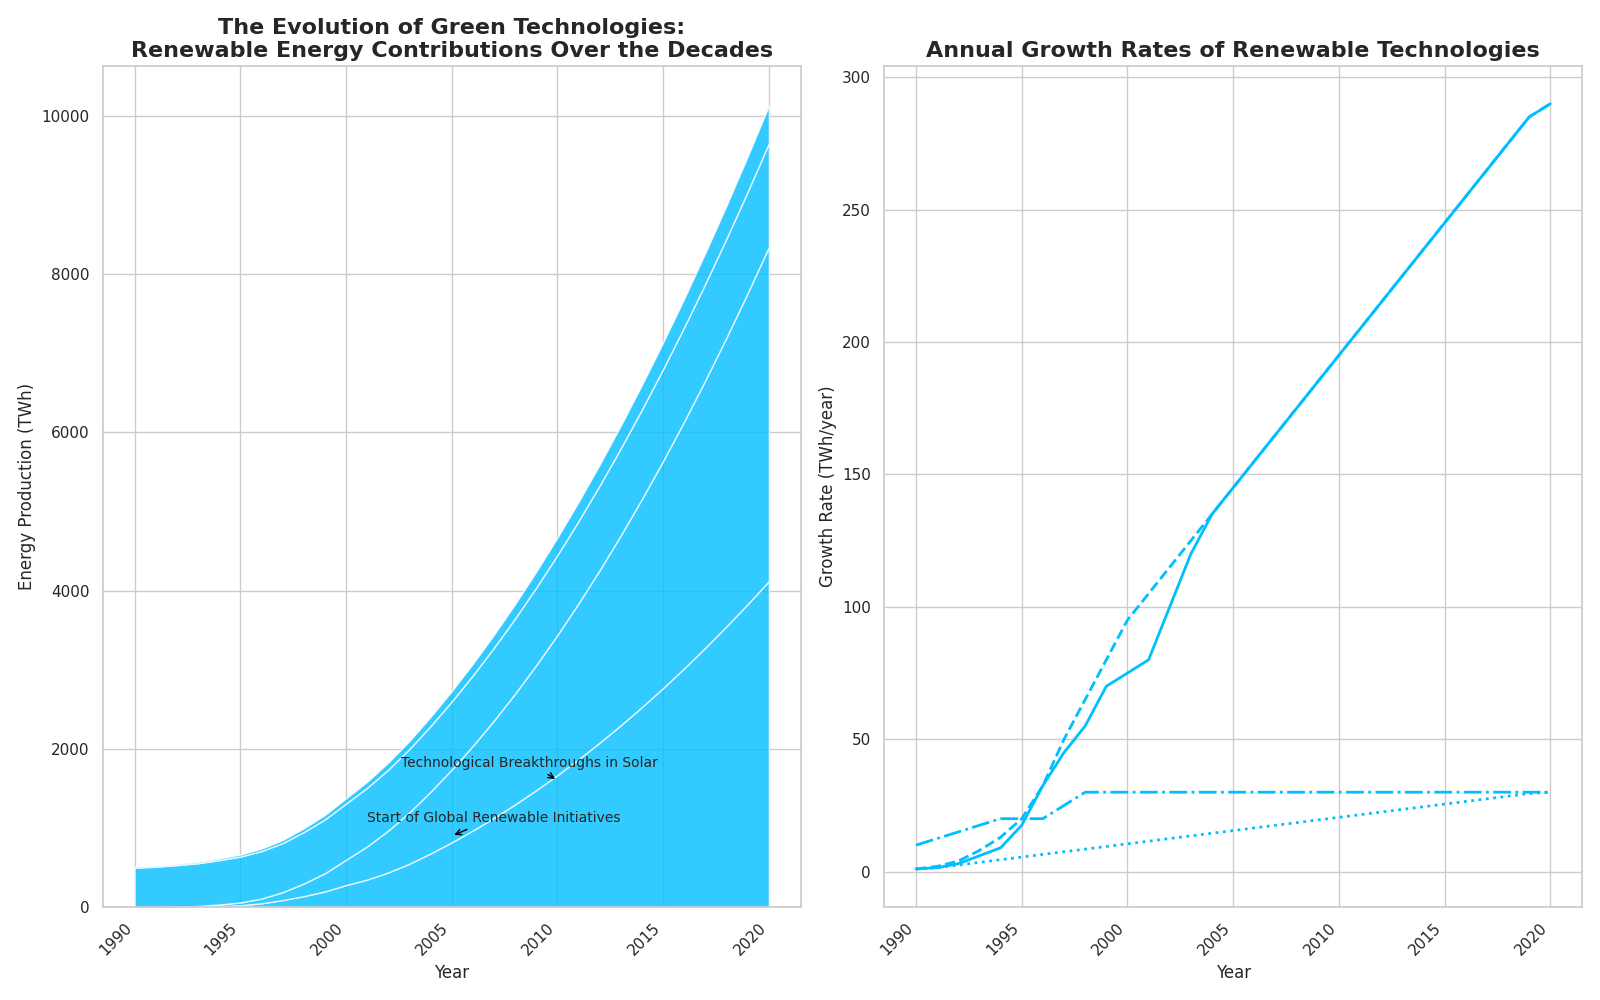

Source code (Python):
import matplotlib.pyplot as plt
import numpy as np
from matplotlib.gridspec import GridSpec

years = np.arange(1990, 2021)

solar_energy = np.array([0, 1, 3, 7, 15, 25, 50, 90, 140, 200, 280, 350, 440, 550, 680, 820, 970, 1130, 1300, 1480, 1670, 1870, 2080, 2300, 2530, 2770, 3020, 3280, 3550, 3830, 4120])
wind_energy = np.array([0, 1, 4, 9, 20, 35, 60, 100, 160, 230, 320, 420, 530, 650, 780, 920, 1070, 1230, 1400, 1580, 1770, 1970, 2180, 2400, 2630, 2870, 3120, 3380, 3650, 3930, 4220])
hydroelectric_energy = np.array([500, 510, 525, 540, 560, 580, 600, 620, 650, 680, 710, 740, 770, 800, 830, 860, 890, 920, 950, 980, 1010, 1040, 1070, 1100, 1130, 1160, 1190, 1220, 1250, 1280, 1310])
geothermal_energy = np.array([10, 11, 13, 16, 20, 25, 31, 38, 46, 55, 65, 76, 88, 101, 115, 130, 146, 163, 181, 200, 220, 241, 263, 286, 310, 335, 361, 388, 416, 445, 475])

growth_rate_solar = np.gradient(solar_energy)
growth_rate_wind = np.gradient(wind_energy)
growth_rate_hydroelectric = np.gradient(hydroelectric_energy)
growth_rate_geothermal = np.gradient(geothermal_energy)

fig = plt.figure(figsize=(16, 10))
gs = GridSpec(1, 2, figure=fig)

ax1 = fig.add_subplot(gs[0, 0])
ax1.stackplot(years, solar_energy, wind_energy, hydroelectric_energy, geothermal_energy,
              colors=['#00BFFF', '#00BFFF', '#00BFFF', '#00BFFF'], alpha=0.8)

ax1.set_title('The Evolution of Green Technologies:\nRenewable Energy Contributions Over the Decades',
              fontsize=16, fontweight='bold')
ax1.set_xlabel('Year', fontsize=12)
ax1.set_ylabel('Energy Production (TWh)', fontsize=12)
ax1.set_xticks(np.arange(1990, 2021, 5))
ax1.set_xticklabels(np.arange(1990, 2021, 5), rotation=45, ha='right')

ax1.annotate('Start of Global Renewable Initiatives', (2005, 900), 
             textcoords="offset points", xytext=(30, 10), ha='center', fontsize=10,
             arrowprops=dict(arrowstyle='->', color='black'))
ax1.annotate('Technological Breakthroughs in Solar', (2010, 1600),
             textcoords="offset points", xytext=(-20, 10), ha='center', fontsize=10,
             arrowprops=dict(arrowstyle='->', color='black'))

ax2 = fig.add_subplot(gs[0, 1])
ax2.plot(years, growth_rate_solar, color='#00BFFF', linewidth=2, linestyle='-')
ax2.plot(years, growth_rate_wind, color='#00BFFF', linewidth=2, linestyle='--')
ax2.plot(years, growth_rate_hydroelectric, color='#00BFFF', linewidth=2, linestyle='-.')
ax2.plot(years, growth_rate_geothermal, color='#00BFFF', linewidth=2, linestyle=':')

ax2.set_title('Annual Growth Rates of Renewable Technologies', fontsize=16, fontweight='bold')
ax2.set_xlabel('Year', fontsize=12)
ax2.set_ylabel('Growth Rate (TWh/year)', fontsize=12)
ax2.set_xticks(np.arange(1990, 2021, 5))
ax2.set_xticklabels(np.arange(1990, 2021, 5), rotation=45, ha='right')

plt.tight_layout()
plt.show()
